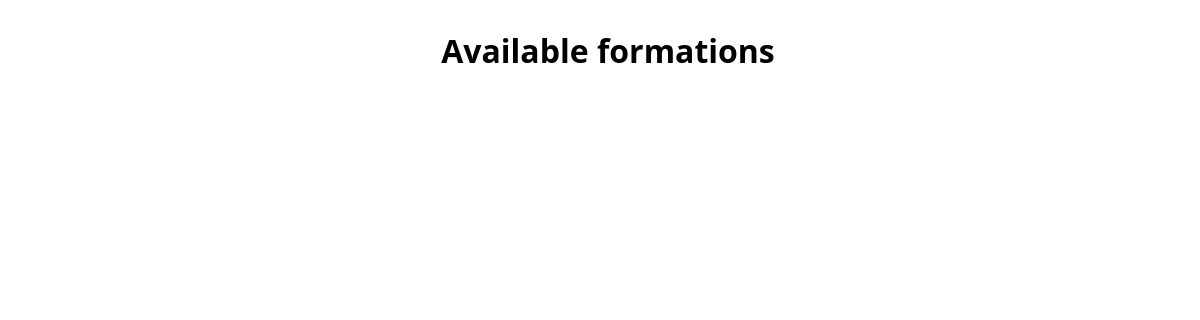
Page /formations/list/ on the earlier database version.
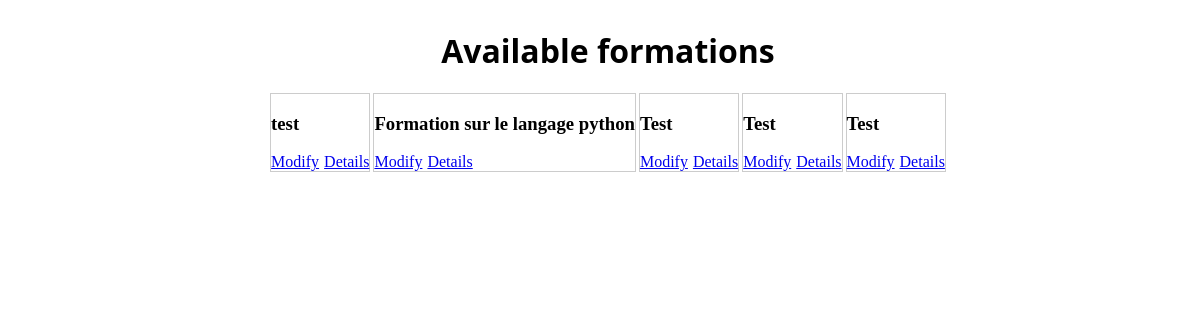
Same page on the later database version.
### formationsApp/models.py (models this page shows)
class Formations(models.Model):
    title = models.CharField(max_length=100)
    description = models.CharField(max_length=500)

### formationsApp/views.py (the view)
# urls.py: path('list/', views.list, name="list"), # Used to render HTML
def list(request):
    formations_list =  Formations.objects.all()
    return render(request, 'formationsApp/list.html', {"formations_list": formations_list})

### formationsApp/templates/formationsApp/list.html
{% load static %}
<html>
    <link rel="stylesheet" href="{% static 'formationsApp/main.css' %}">
    <body>
        <h1>Available formations</h1>
        <div class="formation_list">
            {% for formation in formations_list %}
            <div class="formation_box">
                <h3>
                    {{ formation.title }}
                </h3>
                <div class="formation_action">
                    <a href="{% url 'formationsApp:updateFormation' formation.id %}">Modify</a>
                    <a href="{% url 'formationsApp:details' formation.id %}">Details</a>
                </div>
            </div>
            {% endfor %}
        </div>
    </body>
</html>

### formationsApp/static/formationsApp/main.css (style rules this page uses)
body { display: flex; flex-direction: column; align-items: center; width: 100vw; }
h1 { font-family: 'Segoe UI', Tahoma, Geneva, Verdana, sans-serif; }
.formation_list { display: flex; gap: 5px; }
.formation_box { display: flex; flex-direction: column; outline: 1px solid rgba(0, 0, 0, 0.2); }
.formation_action { display: flex; gap: 5px; }

Differences in the rows shown:
added Formations: title "test"
added Formations: title "Formation sur le langage python"
added Formations: title "Test"
added Formations: title "Test"
added Formations: title "Test"
